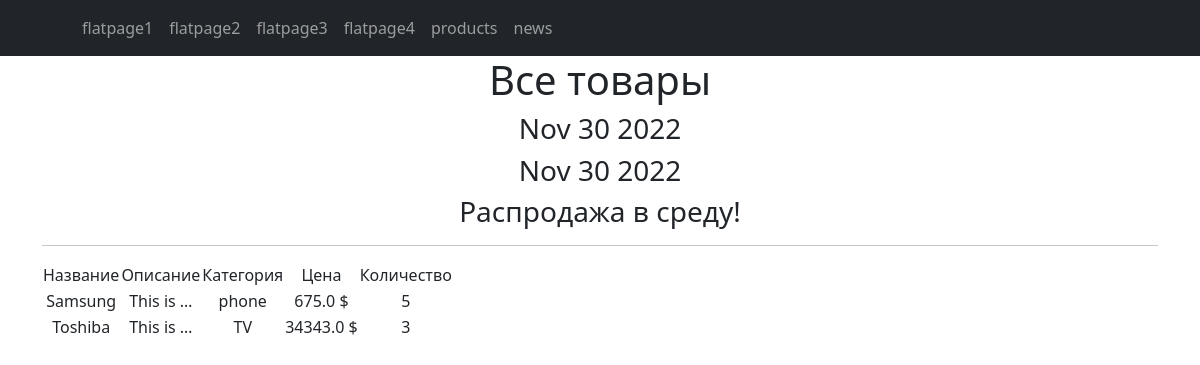
The page / on the database its author committed.
### simpleapp/models.py (models this page shows, shortened)
class Product(models.Model):
    name = models.CharField(
        max_length=50,
        unique=True, # названия товаров не должны повторяться
    )
    description = models.TextField()
    quantity = models.IntegerField(
        validators=[MinValueValidator(0)],
    )
    category = models.ForeignKey(
        to='Category',
        on_delete=models.CASCADE,
        related_name='products', # все продукты в категории будут доступны через поле products
    )
    price = models.FloatField(
        validators=[MinValueValidator(0.0)],
    )

class Category(models.Model):
    name = models.CharField(max_length=100, unique=True)

### simpleapp/views.py (the view)
# urls.py: path('', ProductsList.as_view()),
class ProductsList(ListView):
    model = Product
    ordering = 'name'
    template_name = 'products.html'
    context_object_name = 'products'
    def get_context_data(self, **kwargs):
        context = super().get_context_data(**kwargs)
        context['time_now'] = datetime.utcnow()
        context['next_sale'] = "Распродажа в среду!"
        return context

### simpleapp/templatetags/custom_filters.py (called while the page is built)
@register.filter()
def currency(value, code='rub'):
    postfix = CURRENCIES_SYMBOLS[code]
    return f'{value} {postfix}'

### simpleapp/templatetags/custom_tags.py (called while the page is built)
@register.simple_tag()
def current_time(format_string='%b %d %Y'):
    return datetime.utcnow().strftime(format_string)

### templates/products.html (shortened to what this page needs)
{% extends 'flatpages/default.html' %}
{% load custom_filters %}
{% load custom_tags %}
{% block content %}
   <h1>Все товары</h1>
   <h3>{{ time_now|date:'M d Y' }}</h3>
   <h3>{% current_time '%b %d %Y' %}</h3>
   <h3> {{ next_sale|default_if_none:"Чуть позже сообщим о распродаже!" }} </h3>
   <hr>
   {% if products %}
       <table>
           <tr>
               <td>Название</td>
               <td>Описание</td>
               <td>Категория</td>
               <td>Цена</td>
               <td>Количество</td>
           </tr>
           {% for product in products %}
           <tr>
               <td>{{ product.name }}</td>
               <td>{{ product.description|truncatewords:2 }}</td>
               <td>{{ product.category.name }}</td>
               <td>{{ product.price | currency:"usd" }}</td>
               <td>{{ product.quantity }}</td>
           </tr>
           {% endfor %}
       </table>
   {% else %}
       <h2>Товаров нет!</h2>
   {% endif %}
{% endblock content %}ent %}

### templates/flatpages/default.html (shortened to what this page needs)
<!DOCTYPE html>
<html lang="en">
    <head>
         {% load static %}
        <link href="{% static 'css/styles.css' %}" rel="stylesheet" />
    </head>
    <body>
        <nav class="navbar navbar-expand-lg navbar-dark bg-dark static-top">
   <div class="container">
       <div class="collapse navbar-collapse" id="navbarResponsive">
           <ul class="navbar-nav ml-auto">
               <li class="nav-item active">
                   <a class="nav-link" href="#">
                   </a>
               </li>
               <li class="nav-item">
                   <a class="nav-link" href="/flatpage1/">flatpage1</a>
               </li>
               <li class="nav-item">
                   <a class="nav-link" href="/flatpage2/">flatpage2</a>
               </li>
               <li class="nav-item">
                   <a class="nav-link" href="/flatpage3/">flatpage3</a>
               </li>
               <li class="nav-item">
                   <a class="nav-link" href="/flatpage4/">flatpage4</a>
               </li>
               <li class="nav-item">
                   <a class="nav-link" href="/products/">products</a>
               </li>
               <li class="nav-item">
                   <a class="nav-link" href="/news/">news</a>
               </li>
           </ul>
       </div>
   </div>
</nav>
       <div class="container">
         <div class="row">
           <div class="col-lg-12 text-center">
             {% block content %}{% endblock content %}
            </div>
   </div>
</div>
    </body>
</html>

### rows shown on the page
Product: name "Samsung", description "This is …", category.name "phone", price "675.0 $", quantity "5"
Product: name "Toshiba", description "This is …", category.name "TV", price "34343.0 $", quantity "3"

### other values the page prints
{{ time_now|date:'M d Y' }} "Nov 30 2022"
{{ next_sale|default_if_none:"Чуть позже сообщим о распродаже!" }} "Распродажа в среду!"
